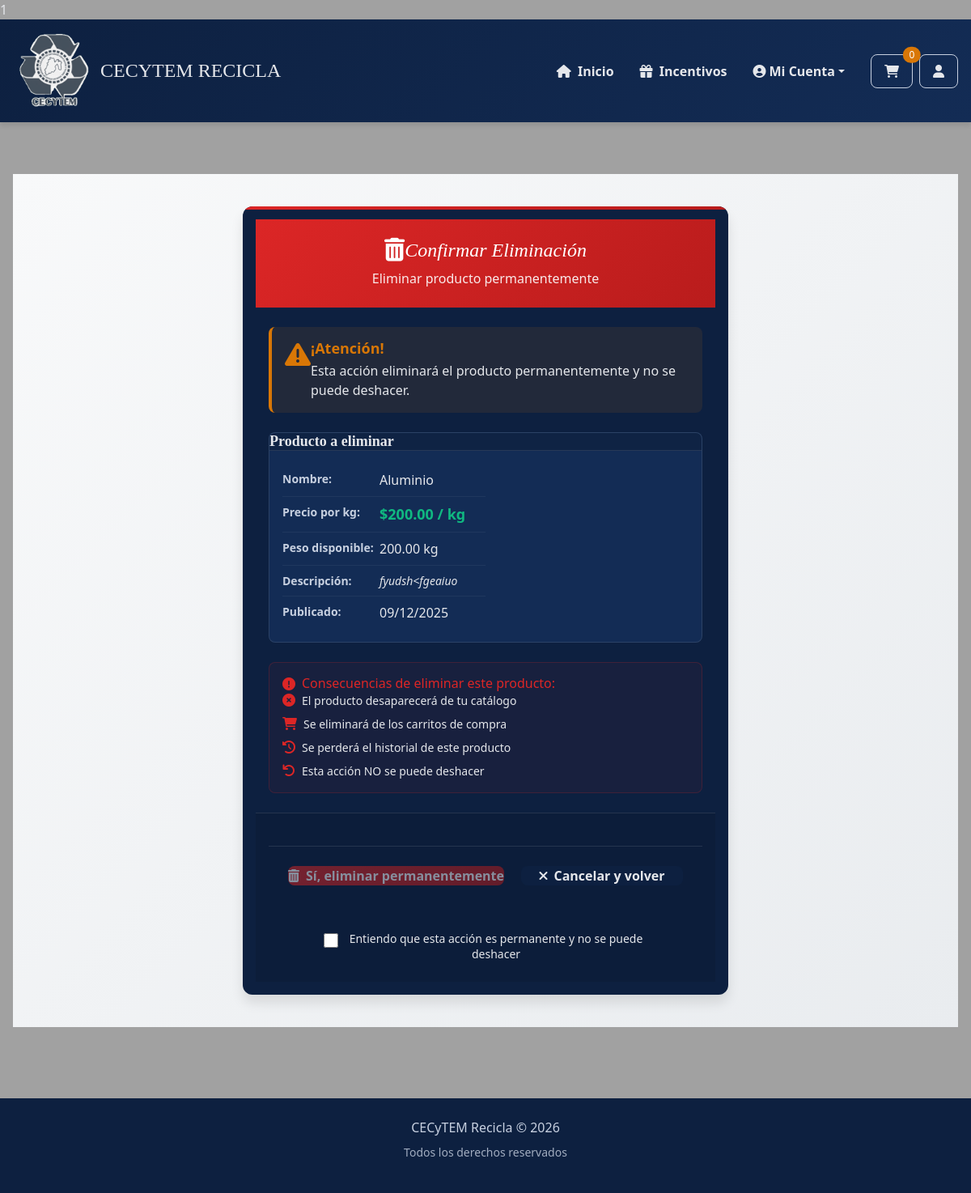
The app's page /productos/eliminar/5/ (signed in), older data.
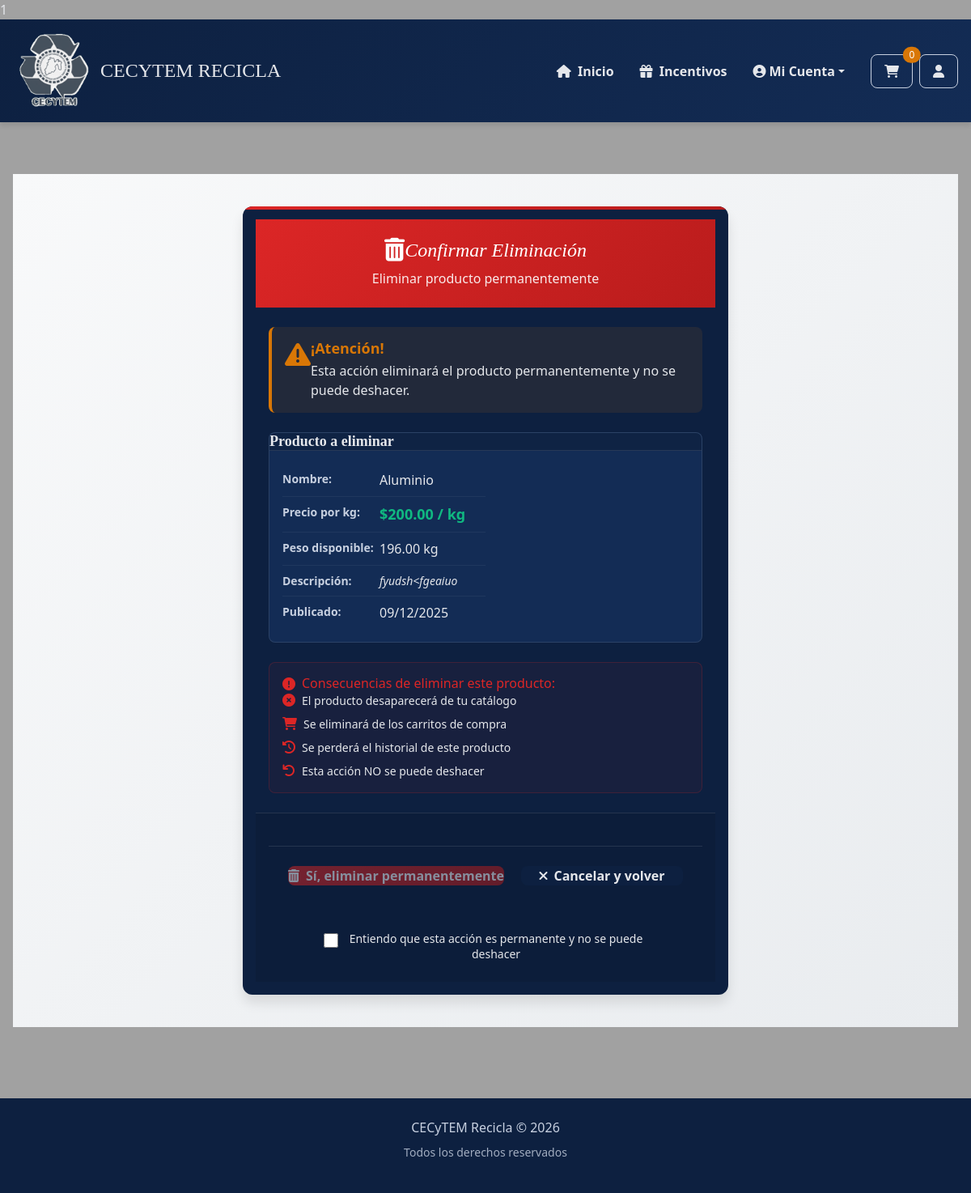
The same page, newer data.
### applications/MarketPlace/models.py (models this page shows, shortened)
class Producto(models.Model):
    PUREZA = [
        ('alta', 'Alta'),
        ('media', 'Media'),
        ('baja', 'Baja'),
    ]
    ESTADO = [
        ('disponible', 'Disponible'),
        ('no_disponible', 'No disponible'),
    ]
    id_producto = models.AutoField(primary_key=True)
    id_usuario = models.ForeignKey(Usuario, on_delete=models.CASCADE)
    id_categoria = models.ForeignKey(Categoria, on_delete=models.CASCADE)
    nombre = models.CharField(max_length=50, blank=True, null=True)
    descripcion = models.TextField(blank=True, null=True)
    precio_kg = models.DecimalField(max_digits=10, decimal_places=2)
    peso_disponible_kg = models.DecimalField(max_digits=10, decimal_places=2)
    pureza = models.CharField(max_length=5, choices=PUREZA)
    estado = models.CharField(max_length=15, choices=ESTADO)
    fecha_publicacion = models.DateTimeField(auto_now_add=True)
    class Meta:
        verbose_name = 'Producto'
        verbose_name_plural = 'Productos'
        ordering = ['-fecha_publicacion']
        indexes = [
            models.Index(fields=['estado']),
            models.Index(fields=['pureza']),
            models.Index(fields=['precio_kg']),
            models.Index(fields=['id_categoria']),
            models.Index(fields=['fecha_publicacion']),
        ]
        constraints = [
            models.CheckConstraint(
                check=models.Q(precio_kg__gte=0),
                name='precio_positivo'
            ),
            models.CheckConstraint(
                check=models.Q(peso_disponible_kg__gte=0),
                name='peso_positivo'
            ),
        ]

### applications/MarketPlace/views.py (the view, shortened to what this page needs)
@method_decorator(login_requerido, name='dispatch')
class ProductoDeleteView(DeleteView):
    model = Producto
    template_name = 'MarketPlace/confirmar_eliminar.html'
    def get_queryset(self):
        usuario_id = self.request.session.get('usuario_id')
        if usuario_id:
            return Producto.objects.filter(id_usuario_id=usuario_id)
        return Producto.objects.none()

### applications/MarketPlace/utils.py (called while the page is built)
def login_requerido(view_func):
    @wraps(view_func)
    def wrapper(request, *args, **kwargs):
        if 'usuario_id' not in request.session:
            return redirect('login')
        if 'usuario_id' in request.session:
            from .models import Carrito, ItemCarrito
            try:
                carrito = Carrito.objects.get(id_usuario_id=request.session['usuario_id'])
                items_count = ItemCarrito.objects.filter(id_carrito=carrito).count()
                request.session['carrito_count'] = items_count
            except Carrito.DoesNotExist:
                request.session['carrito_count'] = 0
        return view_func(request, *args, **kwargs)
    return wrapper

### Templates/Marketplace/confirmar_eliminar.html (shortened to what the changed rows need)
{% extends './navegación.html' %}
{% block pag %}
<div class="delete-container">
    <div class="card delete-card">
        <div class="delete-header">
            <h2 class="delete-title">
                <i class="fas fa-trash-alt delete-title-icon"></i>
                Confirmar Eliminación
            </h2>
        </div>
        <div class="delete-body">
            <div class="producto-preview">
                <div class="preview-content">
                    <div class="preview-details">
                        <div class="detail-row">
                            <span class="detail-label">Nombre:</span>
                            <span class="detail-value">{{ object.nombre }}</span>
                        </div>
                        {% if object.precio_kg %}
                        <div class="detail-row">
                            <span class="detail-label">Precio por kg:</span>
                            <span class="detail-value price-value">${{ object.precio_kg }} / kg</span>
                        </div>
                        {% endif %}
                        {% if object.peso_disponible_kg %}
                        <div class="detail-row">
                            <span class="detail-label">Peso disponible:</span>
                            <span class="detail-value">{{ object.peso_disponible_kg }} kg</span>
                        </div>
                        {% endif %}
                        {% if object.descripcion %}
                        <div class="detail-row">
                            <span class="detail-label">Descripción:</span>
                            <p class="detail-description">{{ object.descripcion|truncatechars:100 }}</p>
                        </div>
                        {% endif %}
                        {% if object.fecha_publicacion %}
                        <div class="detail-row">
                            <span class="detail-label">Publicado:</span>
                            <span class="detail-value">{{ object.fecha_publicacion|date:"d/m/Y" }}</span>
                        </div>
                        {% endif %}
                    </div>
                </div>
            </div>
        </div>
    </div>
</div>
{% endblock %}

Row changes from the older to the newer data that the page shows:
changed Producto "Aluminio": peso_disponible_kg "200.00" → "196.00"
